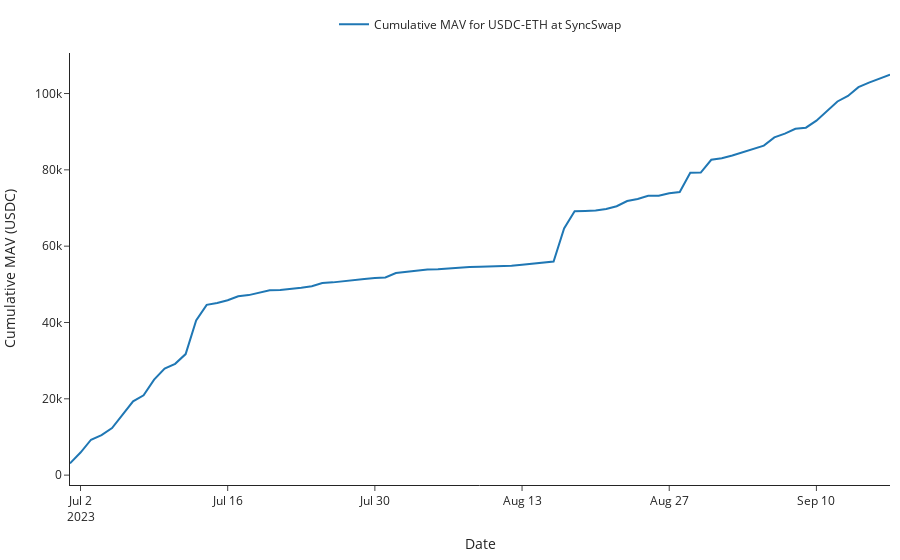

The notebook cell this image was saved under:
### Code cell
fig = go.Figure(layout=layout)

fig.add_trace(go.Scatter(x=df_per_day.index,
                            y=df_per_day['max_MAV_0'].cumsum().astype(
                                float),
                            mode='lines',
                            name = f'Cumulative MAV for {token0}-{token1} at {exchange_name}'))

fig.update_layout(xaxis_title='Date',
                    yaxis_title=f'Cumulative MAV ({token0})', showlegend=True,
                    legend=dict(xanchor='center', x=0.5, y=1.10, orientation='h'),)
#fig.write_image(f"./plots/{contract_name}_{event_name}.pdf")
fig.show()
